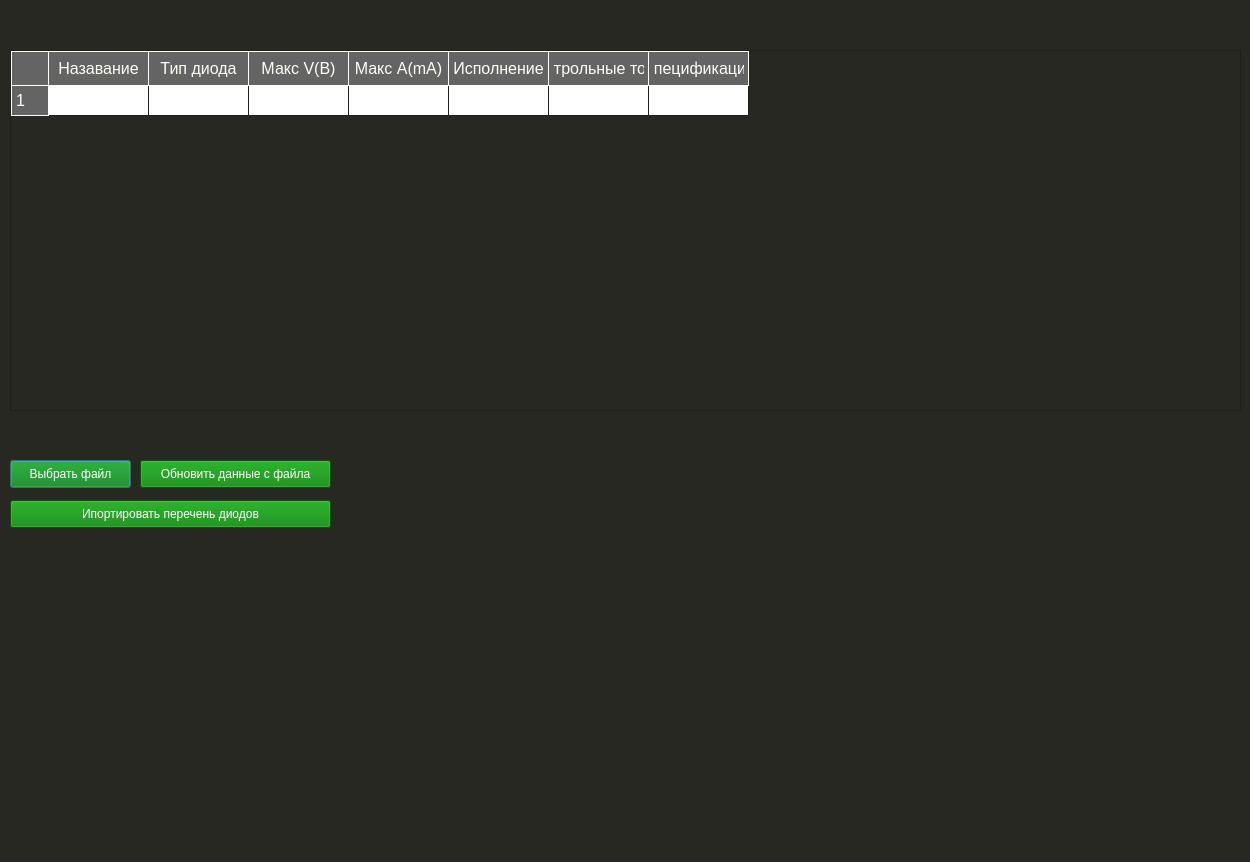
<?xml version="1.0" encoding="UTF-8"?>
<ui version="4.0">
 <class>Dialog</class>
 <widget class="QDialog" name="Dialog">
  <property name="geometry">
   <rect>
    <x>0</x>
    <y>0</y>
    <width>1250</width>
    <height>862</height>
   </rect>
  </property>
  <property name="windowTitle">
   <string>Dialog</string>
  </property>
  <property name="styleSheet">
   <string notr="true">QDialog { background-color: #272822;}

QTabWidget { background-color: #272822;} /* не ясно на что влияет важен порядок вложенности*/

/******************************************************/
 
/* типа глобального определения*/
QWidget {
    background-color: #333333;
    color: #fffff8;
}
/*
 
QTableView::indicator:unchecked {
    background-color: #d7d6d5
}*/

QTableView {

/*	background-color: yellow;*/
/*	background-color: #ffaaaa;*/
/*	border-style:  2px outset red;*/
	
	background-color: #d7d6d5;
    selection-background-color: white;
}

/* общий стиль для всех секций */
QHeaderView::section {
	min-width: 28px;
    background-color: #646464;
    padding: 4px;
    font-size: 12pt;
    border-style: none;
    border-bottom: 1px solid #fffff8;
    border-right: 1px solid #fffff8;
	
	/*width: 180px;*/
/*	margin: 0;*/
    padding-right: 4px;
/*	white-space: nowrap;*/
}

/*верхний ряд*/
QHeaderView::section:horizontal
{

	height: 25px;

/*	table-layout: auto;*/
	width: 1200px;
    border-top:1px solid #fffff8;
}
/* вертикальный  ряд*/
QHeaderView::section:vertical
{
/* работает только на 1 колонку 		Width: 120px; */

    border-left: 1px solid #fffff8;
}
/* уголок */
QTableView QTableCornerButton::section {
    background-color: #646464;
/*    background: red; */
   border: 1px solid #fffff8;
}

QTableView::item {
	background-color: #FFFFFF;
	color: black;
	row-width: 1200px;
};

QTableView::item:alternate { background-color: #111111; } 



QTableView::item:selected {
    background-color: rgb(242, 128, 133);
}

/******************************************************/



QTabWidget::pane { /* The tab widget frame */
    border-top: 2px solid #676d73;
}
 


QTabWidget::tab-bar {
    left: 15px; /* move to the right by 5px */
}
/* Style the tab using the tab sub-control. Note that
    it reads QTabBar _not_ QTabWidget */
QTabBar::tab {
	color: White;
    background: qlineargradient(x1: 0, y1: 0, x2: 0, y2: 1,
                                stop: 0 #565657, stop: 1.0 #272822);
    border: 2px solid #676d73;
    border-bottom-color: #676d73; /* same as the pane color */
    border-top-left-radius: 2px;
    border-top-right-radius: 2px;
    min-width: 25ex;
    padding:2 10px;
}

QTabBar::tab:selected, QTabBar::tab:hover {
    background: qlineargradient(x1: 0, y1: 0, x2: 0, y2: 1,
                                stop: 0 #91969c, stop:  1.0 #676d73);
}

QTabBar::tab:selected {
    border-color: #9B9B9B;
    border-bottom-color: #C2C7CB; /* same as pane color */
}

QTabBar::tab:!selected {    margin-top: 2px; /* make non-selected tabs look smaller */}
/* make use of negative margins for overlapping tabs */
QTabBar::tab:selected {     /* expand/overlap to the left and right by 4px */    
	margin-left: -4px;
    margin-right: -4px;
}
QTabBar::tab:first:selected {    margin-left: 0; /* the first selected tab has nothing to overlap with on the left */}
QTabBar::tab:last:selected {    margin-right: 0; /* the last selected tab has nothing to overlap with on the right */}
QTabBar::tab:only-one {    margin: 0; /* if there is only one tab, we don't want overlapping margins */}

/* содержимое таба */
QWidget { background-color: #272822; }

QPushButton { color: White; background-color: Green }

QLineEdit { background-color: #f2f2f2; }
QTextEdit { background-color: #f2f2f2; }
QLabel {  color: White; }</string>
  </property>
  <widget class="QPushButton" name="select_load_file">
   <property name="geometry">
    <rect>
     <x>10</x>
     <y>460</y>
     <width>121</width>
     <height>28</height>
    </rect>
   </property>
   <property name="text">
    <string>Выбрать файл</string>
   </property>
  </widget>
  <widget class="QPushButton" name="reload_file">
   <property name="geometry">
    <rect>
     <x>140</x>
     <y>460</y>
     <width>191</width>
     <height>28</height>
    </rect>
   </property>
   <property name="text">
    <string>Обновить данные с файла</string>
   </property>
  </widget>
  <widget class="QTableWidget" name="table_components">
   <property name="geometry">
    <rect>
     <x>10</x>
     <y>50</y>
     <width>1231</width>
     <height>361</height>
    </rect>
   </property>
   <row>
    <property name="text">
     <string>1</string>
    </property>
   </row>
   <column>
    <property name="text">
     <string>Назавание</string>
    </property>
   </column>
   <column>
    <property name="text">
     <string>Тип диода</string>
    </property>
   </column>
   <column>
    <property name="text">
     <string>Макс V(В)</string>
    </property>
   </column>
   <column>
    <property name="text">
     <string>Макс A(mA)</string>
    </property>
   </column>
   <column>
    <property name="text">
     <string>Исполнение</string>
    </property>
   </column>
   <column>
    <property name="text">
     <string>Контрольные точки</string>
    </property>
   </column>
   <column>
    <property name="text">
     <string>Cпецификация</string>
    </property>
   </column>
   <item row="0" column="0">
    <property name="text">
     <string/>
    </property>
   </item>
   <item row="0" column="3">
    <property name="text">
     <string/>
    </property>
   </item>
  </widget>
  <widget class="QPushButton" name="pushButton_3">
   <property name="geometry">
    <rect>
     <x>10</x>
     <y>500</y>
     <width>321</width>
     <height>28</height>
    </rect>
   </property>
   <property name="text">
    <string>Ипортировать перечень диодов</string>
   </property>
  </widget>
  <widget class="QWidget" name="widget_draw" native="true">
   <property name="geometry">
    <rect>
     <x>610</x>
     <y>420</y>
     <width>631</width>
     <height>411</height>
    </rect>
   </property>
  </widget>
 </widget>
 <resources/>
 <connections/>
</ui>
